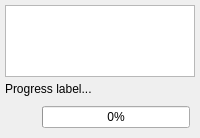
         <widget class="QWidget" name="tab_2">
          <attribute name="icon">
           <iconset resource="../../res/resources.qrc">
            <normaloff>:/icons/icons/outputpane.png</normaloff>:/icons/icons/outputpane.png</iconset>
          </attribute>
          <attribute name="title">
           <string>Output</string>
          </attribute>
          <layout class="QGridLayout" name="gridLayout_15">
           <property name="leftMargin">
            <number>5</number>
           </property>
           <property name="topMargin">
            <number>5</number>
           </property>
           <property name="rightMargin">
            <number>5</number>
           </property>
           <property name="bottomMargin">
            <number>5</number>
           </property>
           <property name="spacing">
            <number>5</number>
           </property>
           <item row="1" column="0">
            <widget class="QWidget" name="progress_wgt" native="true">
             <property name="sizePolicy">
              <sizepolicy hsizetype="Preferred" vsizetype="Preferred">
               <horstretch>0</horstretch>
               <verstretch>0</verstretch>
              </sizepolicy>
             </property>
             <property name="maximumSize">
              <size>
               <width>16777215</width>
               <height>16777215</height>
              </size>
             </property>
             <layout class="QGridLayout" name="gridLayout_4">
              <property name="leftMargin">
               <number>0</number>
              </property>
              <property name="topMargin">
               <number>0</number>
              </property>
              <property name="rightMargin">
               <number>0</number>
              </property>
              <property name="bottomMargin">
               <number>0</number>
              </property>
              <property name="spacing">
               <number>5</number>
              </property>
              <item row="1" column="0">
               <widget class="QLabel" name="ico_lbl">
                <property name="sizePolicy">
                 <sizepolicy hsizetype="Fixed" vsizetype="Fixed">
                  <horstretch>0</horstretch>
                  <verstretch>0</verstretch>
                 </sizepolicy>
                </property>
                <property name="minimumSize">
                 <size>
                  <width>32</width>
                  <height>32</height>
                 </size>
                </property>
                <property name="maximumSize">
                 <size>
                  <width>32</width>
                  <height>32</height>
                 </size>
                </property>
                <property name="text">
                 <string/>
                </property>
                <property name="scaledContents">
                 <bool>true</bool>
                </property>
               </widget>
              </item>
              <item row="1" column="1">
               <widget class="QProgressBar" name="progress_pb">
                <property name="value">
                 <number>0</number>
                </property>
               </widget>
              </item>
              <item row="0" column="0" colspan="3">
               <widget class="QLabel" name="progress_lbl">
                <property name="sizePolicy">
                 <sizepolicy hsizetype="Preferred" vsizetype="Fixed">
                  <horstretch>0</horstretch>
                  <verstretch>0</verstretch>
                 </sizepolicy>
                </property>
                <property name="text">
                 <string>Progress label...</string>
                </property>
               </widget>
              </item>
             </layout>
            </widget>
           </item>
           <item row="0" column="0">
            <widget class="QTreeWidget" name="output_trw">
             <property name="sizePolicy">
              <sizepolicy hsizetype="Expanding" vsizetype="Expanding">
               <horstretch>0</horstretch>
               <verstretch>0</verstretch>
              </sizepolicy>
             </property>
             <property name="horizontalScrollBarPolicy">
              <enum>Qt::ScrollBarPolicy::ScrollBarAsNeeded</enum>
             </property>
             <property name="sizeAdjustPolicy">
              <enum>QAbstractScrollArea::SizeAdjustPolicy::AdjustToContents</enum>
             </property>
             <property name="editTriggers">
              <set>QAbstractItemView::EditTrigger::DoubleClicked|QAbstractItemView::EditTrigger::EditKeyPressed</set>
             </property>
             <property name="alternatingRowColors">
              <bool>true</bool>
             </property>
             <property name="selectionMode">
              <enum>QAbstractItemView::SelectionMode::SingleSelection</enum>
             </property>
             <property name="iconSize">
              <size>
               <width>22</width>
               <height>22</height>
              </size>
             </property>
             <property name="indentation">
              <number>20</number>
             </property>
             <property name="uniformRowHeights">
              <bool>true</bool>
             </property>
             <property name="wordWrap">
              <bool>false</bool>
             </property>
             <attribute name="headerVisible">
              <bool>false</bool>
             </attribute>
             <attribute name="headerMinimumSectionSize">
              <number>25</number>
             </attribute>
             <column>
              <property name="text">
               <string/>
              </property>
             </column>
            </widget>
           </item>
          </layout>
         </widget>
